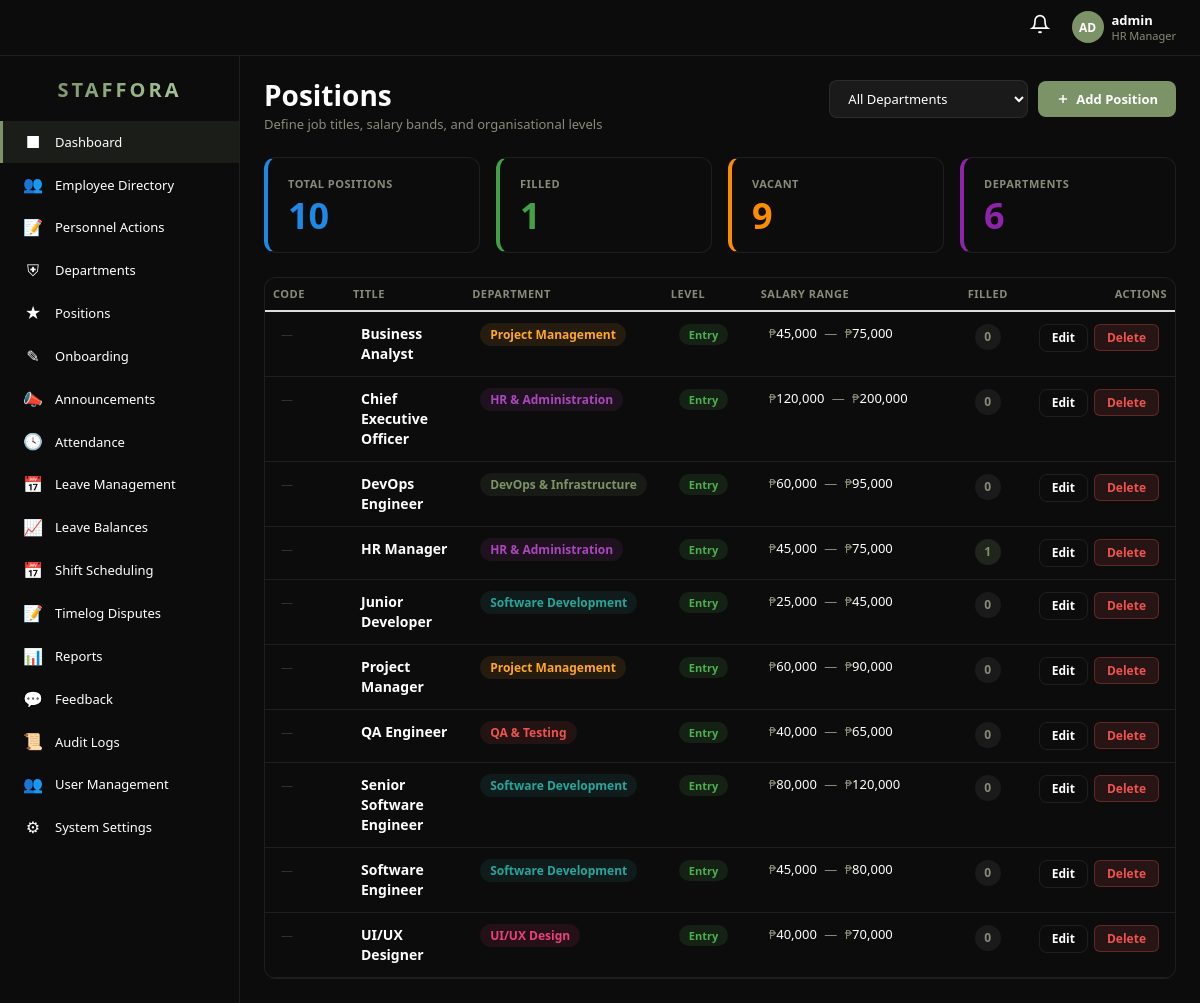
/pages/position.php (signed in), run on the app's committed database.
### tables this page shows
CREATE TABLE `position` (
  `id` int(11) NOT NULL AUTO_INCREMENT,
  `title` varchar(100) NOT NULL,
  `department_id` int(11) DEFAULT NULL,
  `salary_min` decimal(12,2) DEFAULT 0.00,
  `salary_max` decimal(12,2) DEFAULT 0.00,
  `created_at` int(11) NOT NULL DEFAULT 0,
  PRIMARY KEY (`id`),
  KEY `department_id` (`department_id`),
  CONSTRAINT `position_ibfk_1` FOREIGN KEY (`department_id`) REFERENCES `department` (`id`) ON DELETE SET NULL
);

CREATE TABLE `department` (
  `id` int(11) NOT NULL AUTO_INCREMENT,
  `name` varchar(100) NOT NULL,
  `description` text DEFAULT NULL,
  `location` varchar(150) DEFAULT NULL,
  `budget` decimal(15,2) DEFAULT 0.00,
  `created_at` int(11) NOT NULL DEFAULT 0,
  PRIMARY KEY (`id`)
);

### pages/position.php (the view, shortened to what the rows shown need)
<?php
require_once __DIR__ . "/../config.php";
require_once __DIR__ . "/../includes/db.php";
$where = "1=1"; $params = [];
$positions = DB::fetchAll(
    "SELECT p.*, d.name as dept_name,
     (SELECT COUNT(*) FROM employee e WHERE e.position_id=p.id AND e.status IN ('Regular','Probationary')) as filled_count
     FROM position p LEFT JOIN department d ON p.department_id=d.id
     WHERE $where ORDER BY p.title", $params);
$depts    = DB::fetchAll("SELECT id,name FROM department ORDER BY name");
$action   = $_GET["action"] ?? "index";
$editId   = (int)($_GET["id"] ?? 0);
$es       = $editId ? DB::fetchOne("SELECT * FROM position WHERE id=?", [$editId]) : null;
$levelMap    = [1=>'Entry', 2=>'Mid', 3=>'Senior', 4=>'Lead', 5=>'Executive'];
$levelColors = [
    1 => ['#4caf50','rgba(76,175,80,0.13)'],
    2 => ['#42a5f5','rgba(66,165,245,0.13)'],
    3 => ['#ffa726','rgba(255,167,38,0.13)'],
    4 => ['#ab47bc','rgba(171,71,188,0.13)'],
    5 => ['#ef5350','rgba(239,83,80,0.13)'],
];
$deptPalette = ['#7C9368','#42a5f5','#ab47bc','#ffa726','#ef5350','#26a69a','#ec407a','#29b6f6','#ff7043','#66bb6a'];
$deptColorMap = [];
foreach ($depts as $i => $d) { $deptColorMap[$d['id']] = $deptPalette[$i % count($deptPalette)]; }
require_once __DIR__ . "/../includes/layout_header.php";
?>
<?php if ($action === "create" || $action === "edit"): ?>
<div style="margin-bottom:24px;display:flex;align-items:center;gap:14px;">
    <a href="<?php echo url("position"); ?>" class="btn btn-outline btn-sm" style="padding:6px 14px;">&#8592; Back</a>
    <div>
        <h1 style="font-size:22px;font-weight:700;margin:0;"><?php echo $es ? 'Edit Position' : 'New Position'; ?></h1>
        <p style="margin:2px 0 0;font-size:13px;color:var(--text-muted);">Define job title, salary band and organisational level</p>
    </div>
</div>
<div class="hrms-card">
    <div class="card-header" style="padding:16px 24px;border-bottom:1px solid var(--border);">
        <h3 style="margin:0;font-size:15px;font-weight:700;"><?php echo $es ? 'Edit' : 'New'; ?> Position</h3>
    </div>
    <div class="card-body" style="padding:24px;">
        <form method="POST">
            <input type="hidden" name="_action" value="save">
            <?php if ($es): ?><input type="hidden" name="id" value="<?php echo $es['id']; ?>"><?php endif; ?>
            <div style="display:grid;grid-template-columns:1fr 1fr;gap:16px;margin-bottom:16px;">
                <div>
                    <label style="display:block;font-size:11px;font-weight:700;color:var(--text-muted);margin-bottom:5px;text-transform:uppercase;letter-spacing:.4px;">Job Title <span style="color:#ef5350;">*</span></label>
                    <input type="text" name="title" value="<?php echo e($es['title'] ?? ''); ?>" required
                        style="width:100%;padding:10px 12px;background:rgba(255,255,255,0.06);border:1px solid var(--border);border-radius:8px;color:var(--text);font-size:13px;">
                </div>
                <div>
                    <label style="display:block;font-size:11px;font-weight:700;color:var(--text-muted);margin-bottom:5px;text-transform:uppercase;letter-spacing:.4px;">Position Code</label>
                    <input type="text" name="code" value="<?php echo e($es['code'] ?? ''); ?>" placeholder="e.g. ENG-001"
                        style="width:100%;padding:10px 12px;background:rgba(255,255,255,0.06);border:1px solid var(--border);border-radius:8px;color:var(--text);font-size:13px;">
                </div>
                <div>
                    <label style="display:block;font-size:11px;font-weight:700;color:var(--text-muted);margin-bottom:5px;text-transform:uppercase;letter-spacing:.4px;">Department</label>
                    <select name="department_id" style="width:100%;padding:10px 12px;background:rgba(255,255,255,0.06);border:1px solid var(--border);border-radius:8px;color:var(--text);font-size:13px;">
                        <option value="">&mdash; None &mdash;</option>
                        <?php foreach ($depts as $d): ?>
                        <option value="<?php echo $d['id']; ?>" <?php echo ($es['department_id'] ?? '') == $d['id'] ? 'selected' : ''; ?>><?php echo e($d['name']); ?></option>
                        <?php endforeach; ?>
                    </select>
                </div>
                <div>
                    <label style="display:block;font-size:11px;font-weight:700;color:var(--text-muted);margin-bottom:5px;text-transform:uppercase;letter-spacing:.4px;">Level</label>
                    <select name="level" style="width:100%;padding:10px 12px;background:rgba(255,255,255,0.06);border:1px solid var(--border);border-radius:8px;color:var(--text);font-size:13px;">
                        <?php foreach ($levelMap as $lv => $lname): ?>
                        <option value="<?php echo $lv; ?>" <?php echo ($es['level'] ?? 1) == $lv ? 'selected' : ''; ?>><?php echo $lname; ?></option>
                        <?php endforeach; ?>
                    </select>
                </div>
                <div>
                    <label style="display:block;font-size:11px;font-weight:700;color:var(--text-muted);margin-bottom:5px;text-transform:uppercase;letter-spacing:.4px;">Min Salary (&#8369;)</label>
                    <input type="number" name="salary_min" value="<?php echo e((string)($es['salary_min'] ?? '')); ?>" min="0" step="500"
                        style="width:100%;padding:10px 12px;background:rgba(255,255,255,0.06);border:1px solid var(--border);border-radius:8px;color:var(--text);font-size:13px;">
                </div>
                <div>
                    <label style="display:block;font-size:11px;font-weight:700;color:var(--text-muted);margin-bottom:5px;text-transform:uppercase;letter-spacing:.4px;">Max Salary (&#8369;)</label>
                    <input type="number" name="salary_max" value="<?php echo e((string)($es['salary_max'] ?? '')); ?>" min="0" step="500"
                        style="width:100%;padding:10px 12px;background:rgba(255,255,255,0.06);border:1px solid var(--border);border-radius:8px;color:var(--text);font-size:13px;">
                </div>
                <div style="grid-column:1/-1;">
                    <label style="display:block;font-size:11px;font-weight:700;color:var(--text-muted);margin-bottom:5px;text-transform:uppercase;letter-spacing:.4px;">Description</label>
                    <textarea name="description" rows="3"
                        style="width:100%;padding:10px 12px;background:rgba(255,255,255,0.06);border:1px solid var(--border);border-radius:8px;color:var(--text);font-size:13px;resize:vertical;"><?php echo e($es['description'] ?? ''); ?></textarea>
                </div>
            </div>
            <div style="display:flex;gap:12px;">
                <button type="submit" class="btn btn-accent" style="padding:10px 28px;font-weight:600;">
                    &#10003; <?php echo $es ? 'Save Changes' : 'Create Position'; ?>
                </button>
                <a href="<?php echo url("position"); ?>" class="btn btn-outline">Cancel</a>
            </div>
        </form>
    </div>
</div>
<?php else: ?>
<div style="margin-bottom:24px;display:flex;align-items:flex-start;justify-content:space-between;flex-wrap:wrap;gap:12px;">
    <div>
        <h1 style="font-size:28px;font-weight:700;margin:0;">Positions</h1>
    </div>
</div>
<div class="hrms-card">
    <div class="card-body" style="padding:0;">
        <table class="table hrms-table" style="margin:0;">
            <thead>
                <tr>
                    <th style="width:80px;font-size:11px;">CODE</th>
                    <th style="font-size:11px;">TITLE</th>
                    <th style="font-size:11px;">DEPARTMENT</th>
                    <th style="width:90px;font-size:11px;">LEVEL</th>
                    <th style="width:200px;font-size:11px;">SALARY RANGE</th>
                    <th style="width:70px;text-align:center;font-size:11px;">FILLED</th>
                    <th style="width:100px;text-align:right;font-size:11px;">ACTIONS</th>
                </tr>
            </thead>
            <tbody>
            <?php foreach ($positions as $p):
                $lv     = (int)($p['level'] ?? 1);
                [$lc,$lb] = $levelColors[$lv] ?? ['#8a8a7a','rgba(138,138,122,0.12)'];
                $lname  = $levelMap[$lv] ?? 'Entry';
                $deptId = (int)($p['department_id'] ?? 0);
                $dc     = $deptColorMap[$deptId] ?? '#7C9368';
                $filled = (int)$p['filled_count'];
            ?>
            <tr style="transition:background .12s;" onmouseenter="this.style.background='rgba(255,255,255,0.03)'" onmouseleave="this.style.background=''">
                <td style="padding:12px 16px;">
                    <?php if (!empty($p['code'])): ?>
                    <span style="font-size:11px;font-family:monospace;background:rgba(255,255,255,0.07);padding:3px 8px;border-radius:5px;color:var(--text-muted);"><?php echo e($p['code']); ?></span>
                    <?php else: ?>
                    <span style="color:rgba(255,255,255,0.15);font-size:12px;">&mdash;</span>
                    <?php endif; ?>
                </td>
                <td style="padding:12px 16px;font-weight:600;font-size:14px;">
                    <a href="<?php echo url("position", ["action"=>"edit","id"=>$p['id']]); ?>" style="color:var(--text);text-decoration:none;"
                       onmouseenter="this.style.color='var(--accent)'" onmouseleave="this.style.color='var(--text)'">
                        <?php echo e($p['title']); ?>
                    </a>
                </td>
                <td style="padding:12px 16px;">
                    <?php if ($p['dept_name']): ?>
                    <span style="padding:3px 10px;background:<?php echo $dc; ?>1a;color:<?php echo $dc; ?>;border-radius:12px;font-size:12px;font-weight:600;white-space:nowrap;">
                        <?php echo e($p['dept_name']); ?>
                    </span>
                    <?php else: ?>
                    <span style="color:rgba(255,255,255,0.2);font-size:12px;">&mdash;</span>
                    <?php endif; ?>
                </td>
                <td style="padding:12px 16px;">
                    <span style="padding:3px 10px;background:<?php echo $lb; ?>;color:<?php echo $lc; ?>;border-radius:12px;font-size:11px;font-weight:700;">
                        <?php echo $lname; ?>
                    </span>
                </td>
                <td style="padding:12px 16px;font-size:13px;font-weight:500;white-space:nowrap;">
                    <?php if ($p['salary_min'] > 0 || $p['salary_max'] > 0): ?>
                    <span style="color:var(--text-muted);">&#8369;</span><?php echo number_format($p['salary_min'], 0); ?>
                    <span style="color:var(--text-muted);margin:0 4px;">&mdash;</span>
                    <span style="color:var(--text-muted);">&#8369;</span><?php echo number_format($p['salary_max'], 0); ?>
                    <?php else: ?>
                    <span style="color:rgba(255,255,255,0.2);">&mdash;</span>
                    <?php endif; ?>
                </td>
                <td style="padding:12px 16px;text-align:center;">
                    <span style="display:inline-flex;align-items:center;justify-content:center;min-width:26px;height:26px;padding:0 6px;
                        border-radius:50px;font-size:12px;font-weight:700;
                        background:<?php echo $filled > 0 ? 'rgba(124,147,104,0.18)' : 'rgba(255,255,255,0.06)'; ?>;
                        color:<?php echo $filled > 0 ? 'var(--accent)' : 'var(--text-muted)'; ?>;">
                        <?php echo $filled; ?>
                    </span>
                </td>
                <td style="padding:12px 16px;text-align:right;">
                    <div style="display:flex;gap:6px;justify-content:flex-end;align-items:center;">
                        <a href="<?php echo url("position", ["action"=>"edit","id"=>$p['id']]); ?>"
                           class="btn btn-sm btn-outline" style="padding:4px 12px;font-size:12px;">Edit</a>
                        <form method="POST" style="margin:0;" onsubmit="return confirm('Delete &quot;<?php echo e($p['title']); ?>&quot;?');">
                            <button type="submit" style="padding:4px 12px;font-size:12px;border-radius:6px;
                                background:rgba(239,83,80,0.12);color:#ef5350;border:1px solid rgba(239,83,80,0.3);
                                cursor:pointer;font-weight:600;">Delete</button>
                        </form>
                    </div>
                </td>
            </tr>
            <?php endforeach; ?>
            </tbody>
        </table>
    </div>
</div>
<?php endif; ?>
<?php require_once __DIR__ . "/../includes/layout_footer.php"; ?>

### data on the page
position: title "Business Analyst", department.name "Project Management", lname "Entry", salary_min "45,000", salary_max "75,000", filled "0"
position: title "Chief Executive Officer", department.name "HR & Administration", lname "Entry", salary_min "120,000", salary_max "200,000", filled "0"
position: title "DevOps Engineer", department.name "DevOps & Infrastructure", lname "Entry", salary_min "60,000", salary_max "95,000", filled "0"
position: title "HR Manager", department.name "HR & Administration", lname "Entry", salary_min "45,000", salary_max "75,000", filled "1"
position: title "Junior Developer", department.name "Software Development", lname "Entry", salary_min "25,000", salary_max "45,000", filled "0"
position: title "Project Manager", department.name "Project Management", lname "Entry", salary_min "60,000", salary_max "90,000", filled "0"
position: title "QA Engineer", department.name "QA & Testing", lname "Entry", salary_min "40,000", salary_max "65,000", filled "0"
position: title "Senior Software Engineer", department.name "Software Development", lname "Entry", salary_min "80,000", salary_max "120,000", filled "0"
position: title "Software Engineer", department.name "Software Development", lname "Entry", salary_min "45,000", salary_max "80,000", filled "0"
position: title "UI/UX Designer", department.name "UI/UX Design", lname "Entry", salary_min "40,000", salary_max "70,000", filled "0"

### other printed values
substr($username ?: 'U', 0, 2) "AD"
$username "admin"
$roleLabel "HR Manager"
$item[2] "■"
$item[0] "Dashboard"
$item[2] "👥"
$item[0] "Employee Directory"
$item[2] "📝"
$item[0] "Personnel Actions"
$item[2] "⛨"
$item[0] "Departments"
$item[2] "★"
$item[0] "Positions"
$item[2] "✎"
$item[0] "Onboarding"
